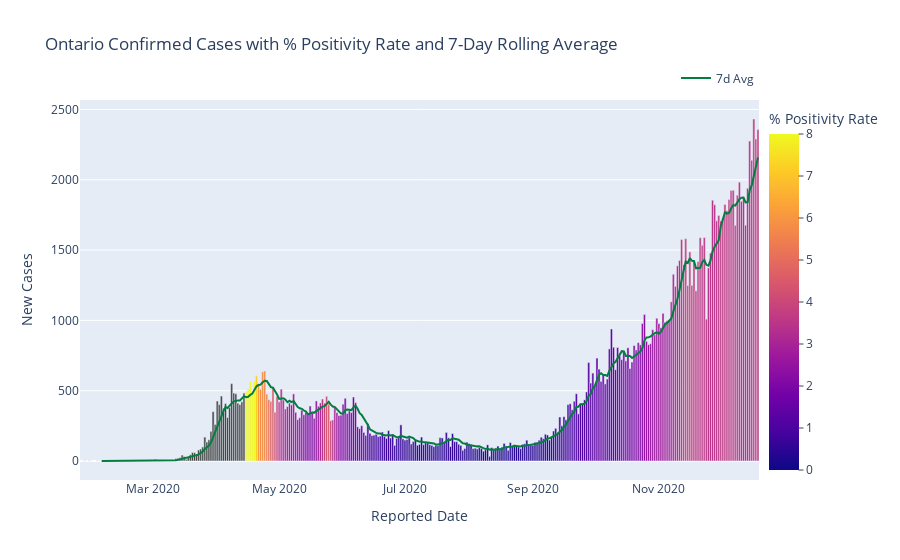

Source (notebook cell):
### Markdown cell above
# Timeline of Cases

### Code cell
#hide_input

# report daily case load and % positivity

fig_conf = px.bar(df_testing,
              x='Reported Date',
              y='New Cases',
              color='7 Day Avg Percent Positivity', range_color=[0,8],
              title='Ontario Confirmed Cases with % Positivity Rate and 7-Day Rolling Average',
              labels={'7 Day Avg Percent Positivity': '% Positivity Rate'}
              )
fig_conf.update_layout(bargap=0)

fig_conf.update_layout(coloraxis_colorbar=dict(yanchor="top", y=1, x=1,
                                          ticks="outside",
                                          ticksuffix=""))

fig_conf.add_trace(go.Scatter(
    x=df_testing['Reported Date'],
    y=df_testing['New Cases 7 Day Average'],
    mode='lines',
    name='7d Avg',
    line=dict(color="#057D41", dash="solid")
    ))

fig_conf.update_layout(legend=dict(
    orientation="h",
    yanchor="bottom",
    y=1.02,
    xanchor="right",
    x=1,))

### Figure 1 — Plotly figure (JSON) as saved in the notebook; plotly's stock layout.template omitted (floating-point values rounded to 4 significant figures; data arrays with more than 128 entries replaced by an {"elided": "..."} marker saying what was removed)
{"data": [{"alignmentgroup": "True", "hovertemplate": "Reported Date=%{x}<br>New Cases=%{y}<br>% Positivity Rate=%{marker.color}<extra></extra>", "legendgroup": "", "marker": {"color": {"elided": "318 float values"}, "coloraxis": "coloraxis"}, "name": "", "offsetgroup": "", "orientation": "v", "showlegend": false, "textposition": "auto", "type": "bar", "x": {"elided": "318 str values"}, "xaxis": "x", "y": {"elided": "318 int values"}, "yaxis": "y"}, {"line": {"color": "#057D41", "dash": "solid"}, "mode": "lines", "name": "7d Avg", "type": "scatter", "x": {"elided": "318 str values"}, "y": {"elided": "318 int values"}}], "layout": {"bargap": 0, "barmode": "relative", "coloraxis": {"cmax": 8, "cmin": 0, "colorbar": {"ticks": "outside", "ticksuffix": "", "title": {"text": "% Positivity Rate"}, "x": 1, "y": 1, "yanchor": "top"}, "colorscale": [[0, "#0d0887"], [0.1111, "#46039f"], [0.2222, "#7201a8"], [0.3333, "#9c179e"], [0.4444, "#bd3786"], [0.5556, "#d8576b"], [0.6667, "#ed7953"], [0.7778, "#fb9f3a"], [0.8889, "#fdca26"], [1, "#f0f921"]]}, "legend": {"orientation": "h", "tracegroupgap": 0, "x": 1, "xanchor": "right", "y": 1.02, "yanchor": "bottom"}, "title": {"text": "Ontario Confirmed Cases with % Positivity Rate and 7-Day Rolling Average"}, "xaxis": {"anchor": "y", "domain": [0, 1], "title": {"text": "Reported Date"}}, "yaxis": {"anchor": "x", "domain": [0, 1], "title": {"text": "New Cases"}}}}
